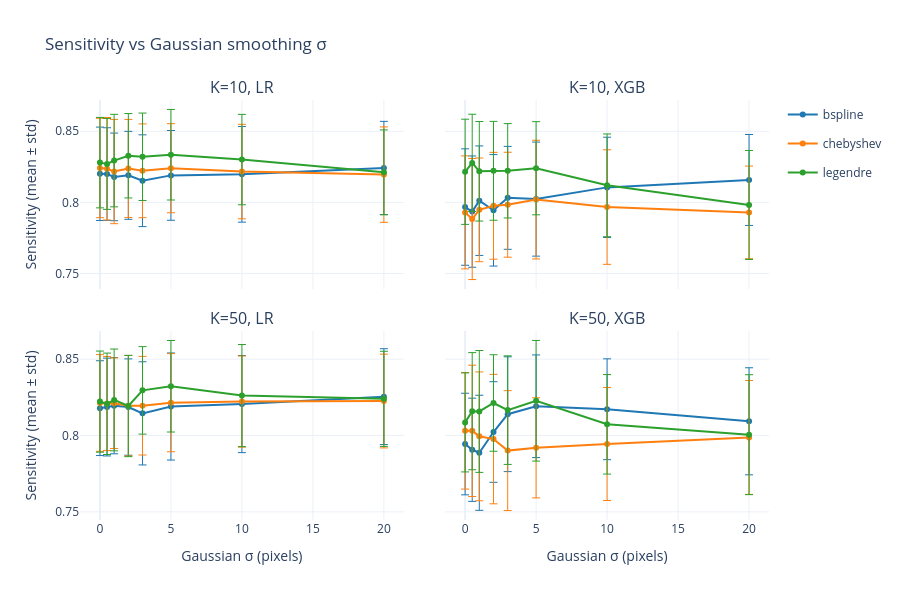

This figure's notebook cell:
### Markdown cell above
## 3b. Sensitivity vs Sigma

### Code cell
plot_metric_vs_sigma("sensitivity", "Sensitivity").show()

### Figure 1 — Plotly figure (JSON) as saved in the notebook; plotly's stock layout.template omitted (floating-point values rounded to 4 significant figures)
{"data": [{"error_y": {"array": [0.03284, 0.03256, 0.03078, 0.03089, 0.03224, 0.03153, 0.03359, 0.03276], "thickness": 1, "type": "data", "visible": true}, "legendgroup": "bspline", "line": {"color": "#1f77b4"}, "mode": "lines+markers", "name": "bspline", "showlegend": true, "type": "scatter", "x": [0.0, 0.5, 1.0, 2.0, 3.0, 5.0, 10.0, 20.0], "xaxis": "x", "y": [0.8201, 0.8199, 0.8179, 0.819, 0.8152, 0.819, 0.8197, 0.8242], "yaxis": "y"}, {"error_y": {"array": [0.03492, 0.03602, 0.03664, 0.03448, 0.03296, 0.03129, 0.0332, 0.03351], "thickness": 1, "type": "data", "visible": true}, "legendgroup": "chebyshev", "line": {"color": "#ff7f0e"}, "mode": "lines+markers", "name": "chebyshev", "showlegend": true, "type": "scatter", "x": [0.0, 0.5, 1.0, 2.0, 3.0, 5.0, 10.0, 20.0], "xaxis": "x", "y": [0.8242, 0.8236, 0.8217, 0.8238, 0.8222, 0.824, 0.8217, 0.8195], "yaxis": "y"}, {"error_y": {"array": [0.03178, 0.03195, 0.03251, 0.02965, 0.03071, 0.03182, 0.03175, 0.02981], "thickness": 1, "type": "data", "visible": true}, "legendgroup": "legendre", "line": {"color": "#2ca02c"}, "mode": "lines+markers", "name": "legendre", "showlegend": true, "type": "scatter", "x": [0.0, 0.5, 1.0, 2.0, 3.0, 5.0, 10.0, 20.0], "xaxis": "x", "y": [0.828, 0.8271, 0.8294, 0.8328, 0.8321, 0.8335, 0.8301, 0.8211], "yaxis": "y"}, {"error_y": {"array": [0.04092, 0.0391, 0.03847, 0.03917, 0.03616, 0.04008, 0.03524, 0.03195], "thickness": 1, "type": "data", "visible": true}, "legendgroup": "bspline", "line": {"color": "#1f77b4"}, "mode": "lines+markers", "name": "bspline", "showlegend": false, "type": "scatter", "x": [0.0, 0.5, 1.0, 2.0, 3.0, 5.0, 10.0, 20.0], "xaxis": "x2", "y": [0.7967, 0.7935, 0.8012, 0.7944, 0.8032, 0.8023, 0.8106, 0.8158], "yaxis": "y2"}, {"error_y": {"array": [0.03969, 0.04254, 0.03644, 0.03755, 0.03686, 0.04171, 0.04026, 0.03255], "thickness": 1, "type": "data", "visible": true}, "legendgroup": "chebyshev", "line": {"color": "#ff7f0e"}, "mode": "lines+markers", "name": "chebyshev", "showlegend": false, "type": "scatter", "x": [0.0, 0.5, 1.0, 2.0, 3.0, 5.0, 10.0, 20.0], "xaxis": "x2", "y": [0.793, 0.7883, 0.7948, 0.7976, 0.7984, 0.802, 0.7967, 0.793], "yaxis": "y2"}, {"error_y": {"array": [0.03696, 0.0342, 0.03496, 0.03472, 0.03316, 0.03273, 0.03611, 0.0383], "thickness": 1, "type": "data", "visible": true}, "legendgroup": "legendre", "line": {"color": "#2ca02c"}, "mode": "lines+markers", "name": "legendre", "showlegend": false, "type": "scatter", "x": [0.0, 0.5, 1.0, 2.0, 3.0, 5.0, 10.0, 20.0], "xaxis": "x2", "y": [0.8215, 0.8278, 0.8219, 0.8222, 0.8222, 0.824, 0.812, 0.7982], "yaxis": "y2"}, {"error_y": {"array": [0.03103, 0.03202, 0.03149, 0.03155, 0.03379, 0.03506, 0.03179, 0.03139], "thickness": 1, "type": "data", "visible": true}, "legendgroup": "bspline", "line": {"color": "#1f77b4"}, "mode": "lines+markers", "name": "bspline", "showlegend": false, "type": "scatter", "x": [0.0, 0.5, 1.0, 2.0, 3.0, 5.0, 10.0, 20.0], "xaxis": "x3", "y": [0.8179, 0.8186, 0.8195, 0.8186, 0.8145, 0.819, 0.8206, 0.8254], "yaxis": "y3"}, {"error_y": {"array": [0.03166, 0.03082, 0.02967, 0.0329, 0.03229, 0.03213, 0.02983, 0.0307], "thickness": 1, "type": "data", "visible": true}, "legendgroup": "chebyshev", "line": {"color": "#ff7f0e"}, "mode": "lines+markers", "name": "chebyshev", "showlegend": false, "type": "scatter", "x": [0.0, 0.5, 1.0, 2.0, 3.0, 5.0, 10.0, 20.0], "xaxis": "x3", "y": [0.8213, 0.821, 0.8211, 0.8195, 0.8195, 0.8215, 0.8222, 0.8226], "yaxis": "y3"}, {"error_y": {"array": [0.03311, 0.0332, 0.03334, 0.03316, 0.02865, 0.02997, 0.03344, 0.03115], "thickness": 1, "type": "data", "visible": true}, "legendgroup": "legendre", "line": {"color": "#2ca02c"}, "mode": "lines+markers", "name": "legendre", "showlegend": false, "type": "scatter", "x": [0.0, 0.5, 1.0, 2.0, 3.0, 5.0, 10.0, 20.0], "xaxis": "x3", "y": [0.8222, 0.8208, 0.8233, 0.8193, 0.8296, 0.8323, 0.8262, 0.824], "yaxis": "y3"}, {"error_y": {"array": [0.03326, 0.0338, 0.03767, 0.03293, 0.03757, 0.0336, 0.03301, 0.03506], "thickness": 1, "type": "data", "visible": true}, "legendgroup": "bspline", "line": {"color": "#1f77b4"}, "mode": "lines+markers", "name": "bspline", "showlegend": false, "type": "scatter", "x": [0.0, 0.5, 1.0, 2.0, 3.0, 5.0, 10.0, 20.0], "xaxis": "x4", "y": [0.7944, 0.7907, 0.7887, 0.8023, 0.8139, 0.8192, 0.8172, 0.8093], "yaxis": "y4"}, {"error_y": {"array": [0.03813, 0.04301, 0.04218, 0.04238, 0.03925, 0.03278, 0.03701, 0.0373], "thickness": 1, "type": "data", "visible": true}, "legendgroup": "chebyshev", "line": {"color": "#ff7f0e"}, "mode": "lines+markers", "name": "chebyshev", "showlegend": false, "type": "scatter", "x": [0.0, 0.5, 1.0, 2.0, 3.0, 5.0, 10.0, 20.0], "xaxis": "x4", "y": [0.8031, 0.803, 0.7995, 0.7977, 0.7901, 0.7919, 0.7944, 0.7988], "yaxis": "y4"}, {"error_y": {"array": [0.03242, 0.03835, 0.0399, 0.03159, 0.03555, 0.0395, 0.03258, 0.03927], "thickness": 1, "type": "data", "visible": true}, "legendgroup": "legendre", "line": {"color": "#2ca02c"}, "mode": "lines+markers", "name": "legendre", "showlegend": false, "type": "scatter", "x": [0.0, 0.5, 1.0, 2.0, 3.0, 5.0, 10.0, 20.0], "xaxis": "x4", "y": [0.8086, 0.8159, 0.8158, 0.8213, 0.8166, 0.8227, 0.8073, 0.8006], "yaxis": "y4"}], "layout": {"annotations": [{"font": {"size": 16}, "showarrow": false, "text": "K=10, LR", "x": 0.235, "xanchor": "center", "xref": "paper", "y": 1, "yanchor": "bottom", "yref": "paper"}, {"font": {"size": 16}, "showarrow": false, "text": "K=10, XGB", "x": 0.765, "xanchor": "center", "xref": "paper", "y": 1, "yanchor": "bottom", "yref": "paper"}, {"font": {"size": 16}, "showarrow": false, "text": "K=50, LR", "x": 0.235, "xanchor": "center", "xref": "paper", "y": 0.45, "yanchor": "bottom", "yref": "paper"}, {"font": {"size": 16}, "showarrow": false, "text": "K=50, XGB", "x": 0.765, "xanchor": "center", "xref": "paper", "y": 0.45, "yanchor": "bottom", "yref": "paper"}], "height": 600, "title": {"text": "Sensitivity vs Gaussian smoothing σ"}, "width": 900, "xaxis": {"anchor": "y", "domain": [0, 0.47], "matches": "x3", "showticklabels": false}, "xaxis2": {"anchor": "y2", "domain": [0.53, 1], "matches": "x4", "showticklabels": false}, "xaxis3": {"anchor": "y3", "domain": [0, 0.47], "title": {"text": "Gaussian σ (pixels)"}}, "xaxis4": {"anchor": "y4", "domain": [0.53, 1], "title": {"text": "Gaussian σ (pixels)"}}, "yaxis": {"anchor": "x", "domain": [0.55, 1], "title": {"text": "Sensitivity (mean ± std)"}}, "yaxis2": {"anchor": "x2", "domain": [0.55, 1], "matches": "y", "showticklabels": false}, "yaxis3": {"anchor": "x3", "domain": [0, 0.45], "title": {"text": "Sensitivity (mean ± std)"}}, "yaxis4": {"anchor": "x4", "domain": [0, 0.45], "matches": "y3", "showticklabels": false}}}
